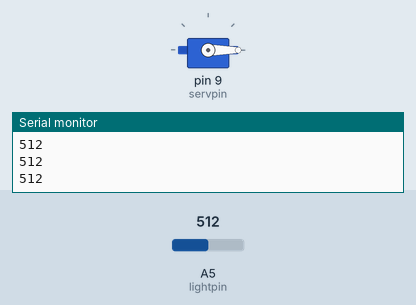
Recording of a sketch running on a simulated Arduino Uno, built with avr-gcc and run on an emulated ATmega328P. On the bench: servo, the last lines printed to the serial monitor. Inputs (shaded band) come from the test bench; at power-on: A5 (lightpin) = 512.

Above: at 1.25 s.
1.3 s: A5 (lightpin) set to 212
At 1.45 s:
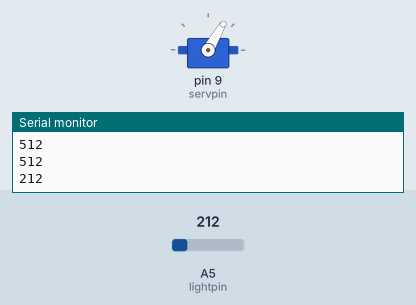
4.3 s: A5 (lightpin) set to 183
At 5.9 s:
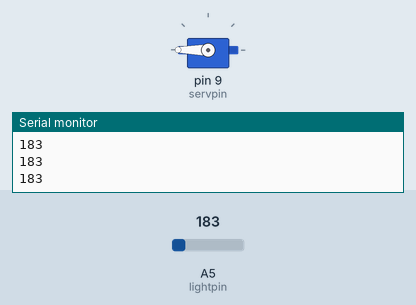
7.3 s: A5 (lightpin) set to 211
At 7.53 s:
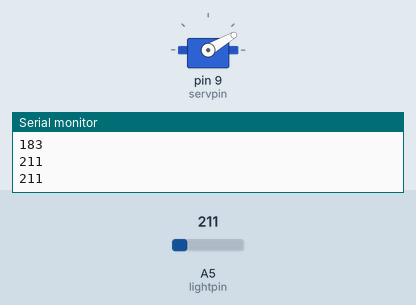
Timing chart, 0 to 16.3 s (numbered marks = the images above; inputs shaded):
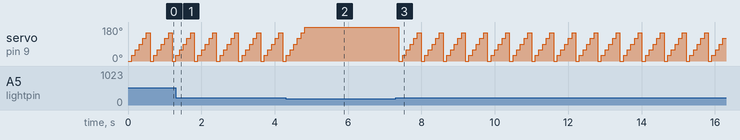

Measured:
- the behaviour switches between 202 and 201 on A5 (lightpin) (found by bisection; images 1 and 2)
- after the input at 7.3 s, servo on pin 9 (servpin): 180° → 0° after 0.09 s, then repeats every 0.60 s: 30° 0.10 s, 60° 0.10 s, 90° 0.10 s, 120° 0.10 s, 150° 0.10 s, 0° 0.10 s

The sketch:

sketch_apr27a_sunflower.ino
```cpp
#include <Servo.h>
int lightpin = A5;
int lightval;
int servpin=9;
int servpos = 180;
int servpos2 = 0;
Servo myservo;
int i;
int delaytime = 50;
void setup() {
  // put your setup code here, to run once:
Serial.begin(9600);
myservo.attach(servpin);
pinMode(lightpin,INPUT);
}

void loop() {
   myservo.write(servpos2);
  // put your main code here, to run repeatedly:
  lightval = analogRead(lightpin);
  Serial.println(lightval);
  while ( true) {
  if(lightval<=201){
  myservo.write(servpos);
    lightval = analogRead(lightpin);
    Serial.println(lightval);
    delay(delaytime);}
    else if (lightval>201){
    for(i=0;i<180;i=i+30){
        myservo.write(i);
	delay(delaytime);
	 lightval = analogRead(lightpin);
	 delay(delaytime);
	 Serial.println(lightval);
	 }
  }
  }

  }
```
